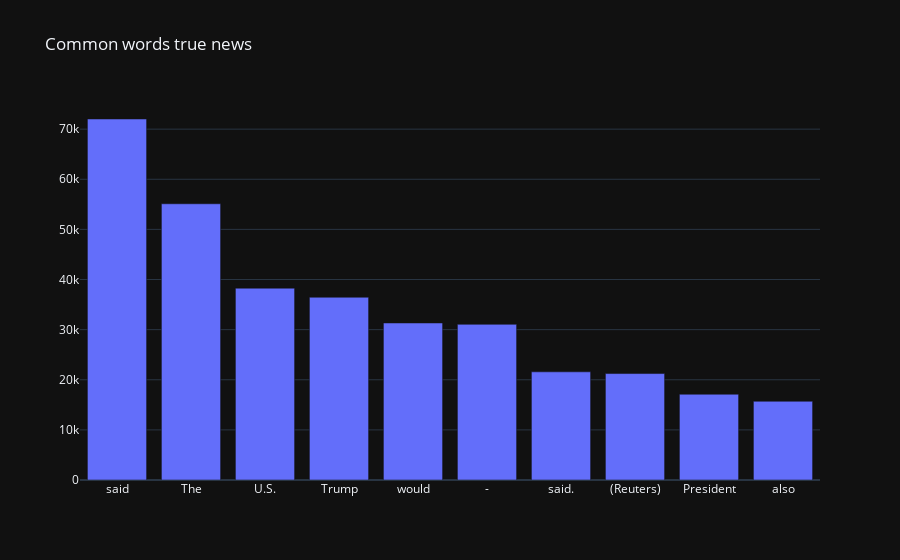

Notebook source saved alongside this figure:
### Code cell
fig = go.Figure()

fig.add_trace(go.Bar(
    x = x,
    y = y
))

fig.update_layout(
    title_text = 'Common words true news',
    template='plotly_dark'
)

### Figure 1 — Plotly figure (JSON) as saved in the notebook; plotly's stock layout.template omitted (floating-point values rounded to 4 significant figures)
{"data": [{"type": "bar", "x": ["said", "The", "U.S.", "Trump", "would", "-", "said.", "(Reuters)", "President", "also"], "y": [72025, 55109, 38271, 36461, 31330, 31059, 21582, 21239, 17112, 15703]}], "layout": {"title": {"text": "Common words true news"}}}
